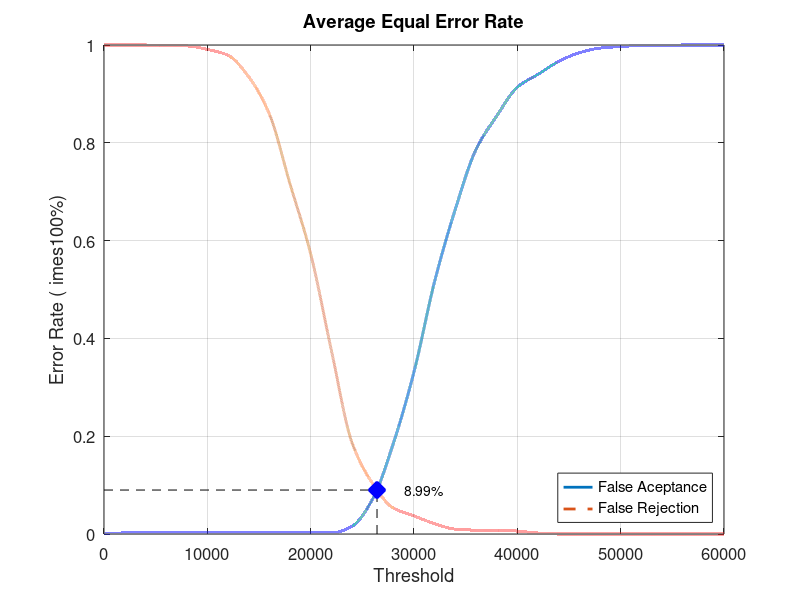
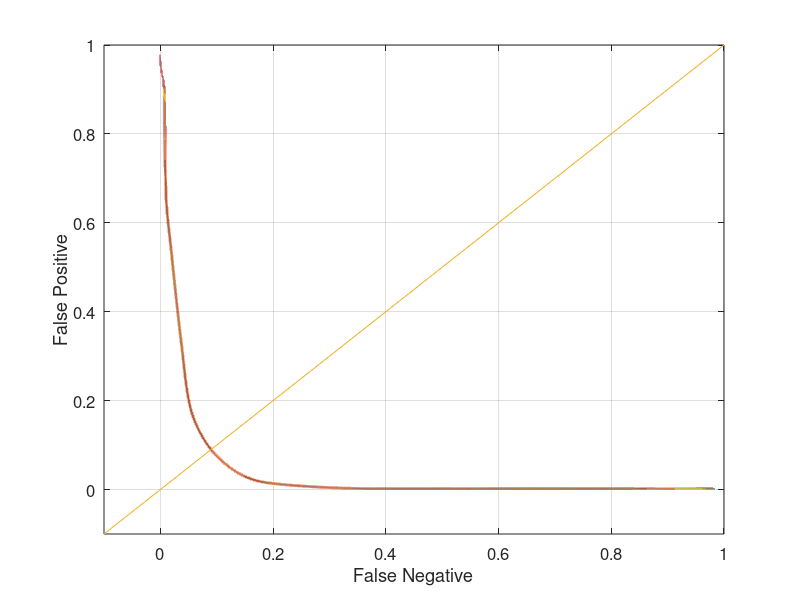

The MATLAB source for these figures, in order:
close all;
clear;
clc;
x = 0:2000:60000;
xq = 0:0.5:60000;

y0 = [0 0.00210526 0.00210526 0.00210526 0.00210526 0.00210526 0.00210526 0.00210526 0.00210526 0.00210526 0.00210526 0.00210526 0.0157895 0.0715789 0.185263 0.331579 0.516842 0.66421 0.786316 0.854737 0.913684 0.94 0.966316 0.98421 0.993684 0.996842 0.998947 0.998947 1 1 1]
yy0 = interp1(x, y0, xq, 'pchip');
y1 = [1 1 1 0.998 0.998 0.991 0.979 0.935 0.859 0.716 0.573 0.376 0.187 0.103 0.053 0.037 0.021 0.01 0.008 0.008 0.006 0.002 0 0 0 0 0 0 0 0 0]
yy1 = interp1(x, y1, xq, 'pchip');

% Calculating EER: 
y2 = abs(y0 - y1);
find(y2 == min(y2))
yy2 = abs(yy0 - yy1);
xEER = find(yy2 == min(yy2));
xEERIndex = xq(xEER) % X-axis EER
yEER = yy0(xEER) % Y-axis EER

main = figure
plot(xq, yy0,'-','LineWidth', 2);	hold on
plot(xq, yy1,'--','LineWidth', 2);	hold on
plot([xEERIndex xEERIndex], [0 yEER], 'k--');	hold on
plot([0 xEERIndex], [yEER yEER], 'k--');	hold on
plot(xEERIndex, yEER, 'bx', 'LineWidth', 10);	hold on
text(xEERIndex + 10 * xEERIndex / 100, yEER, [num2str(round((10000 * yEER)) / 100) '%'])
legend('False Aceptance', 'False Rejection', 'Location', 'SouthEast')
xlabel('Threshold')
ylabel('Error Rate (	imes100%)')
title('Average Equal Error Rate')
set(gca, 'FontSize', 12)
axis([0 60000 0 1])
grid on

print(main, 'Database3AverageMain', '-dpng');
FNRxFPR = figure('Color', [1 1 1]);
plot(yy1, yy0, '-', yy1, yy0, 'LineWidth', 2);
hold on
y = -0.1:0.1:1
plot(y, y); 
set(gca, 'FontSize', 12)
xlabel('False Negative')
ylabel('False Positive')
axis([-0.1 1 -0.1 1])
set(gca, 'FontSize', 12)
grid on

print(FNRxFPR, 'Database3AverageFNRxFPR','-dpng');
